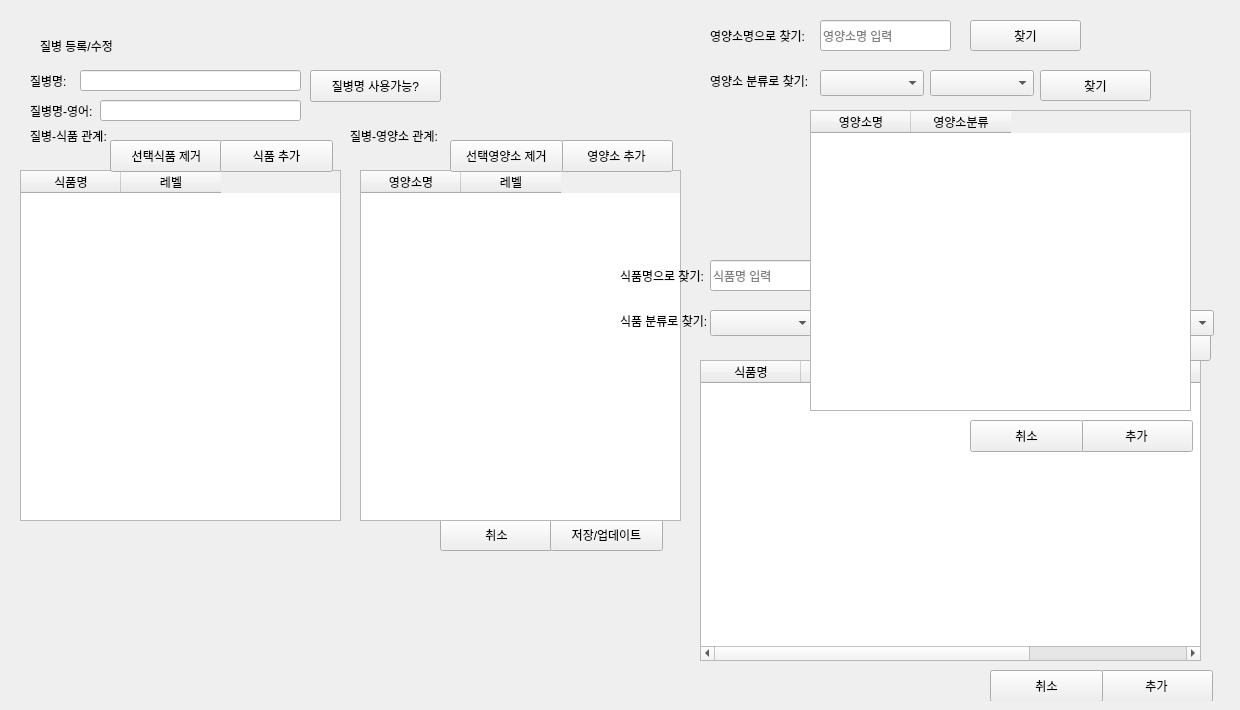
      <widget class="QWidget" name="page_data_dis_3_27">
       <widget class="QWidget" name="widget_41" native="true">
        <property name="geometry">
         <rect>
          <x>0</x>
          <y>0</y>
          <width>701</width>
          <height>571</height>
         </rect>
        </property>
        <widget class="QPushButton" name="btn_check_uniq_dis_name_27">
         <property name="geometry">
          <rect>
           <x>310</x>
           <y>70</y>
           <width>131</width>
           <height>32</height>
          </rect>
         </property>
         <property name="text">
          <string>질병명 사용가능?</string>
         </property>
        </widget>
        <widget class="QWidget" name="widget_42" native="true">
         <property name="geometry">
          <rect>
           <x>400</x>
           <y>489</y>
           <width>271</width>
           <height>71</height>
          </rect>
         </property>
         <widget class="QPushButton" name="btn_cancel_27">
          <property name="geometry">
           <rect>
            <x>40</x>
            <y>30</y>
            <width>113</width>
            <height>32</height>
           </rect>
          </property>
          <property name="text">
           <string>취소</string>
          </property>
         </widget>
         <widget class="QPushButton" name="btn_save_27">
          <property name="geometry">
           <rect>
            <x>150</x>
            <y>30</y>
            <width>113</width>
            <height>32</height>
           </rect>
          </property>
          <property name="text">
           <string>저장/업데이트</string>
          </property>
         </widget>
        </widget>
        <widget class="QLineEdit" name="lineEdit_dis__name_english_27">
         <property name="geometry">
          <rect>
           <x>100</x>
           <y>100</y>
           <width>201</width>
           <height>21</height>
          </rect>
         </property>
        </widget>
        <widget class="QLabel" name="label_33">
         <property name="geometry">
          <rect>
           <x>40</x>
           <y>30</y>
           <width>101</width>
           <height>31</height>
          </rect>
         </property>
         <property name="text">
          <string>질병 등록/수정</string>
         </property>
        </widget>
        <widget class="QLineEdit" name="lineEdit_dis_name_27">
         <property name="geometry">
          <rect>
           <x>80</x>
           <y>70</y>
           <width>221</width>
           <height>21</height>
          </rect>
         </property>
        </widget>
        <widget class="QLabel" name="label_168">
         <property name="geometry">
          <rect>
           <x>30</x>
           <y>100</y>
           <width>71</width>
           <height>21</height>
          </rect>
         </property>
         <property name="text">
          <string>질병명-영어:</string>
         </property>
        </widget>
        <widget class="QLabel" name="label_171">
         <property name="geometry">
          <rect>
           <x>30</x>
           <y>65</y>
           <width>60</width>
           <height>31</height>
          </rect>
         </property>
         <property name="text">
          <string>질병명:</string>
         </property>
        </widget>
        <widget class="QLabel" name="label_169">
         <property name="geometry">
          <rect>
           <x>30</x>
           <y>120</y>
           <width>161</width>
           <height>31</height>
          </rect>
         </property>
         <property name="text">
          <string>질병-식품 관계:</string>
         </property>
        </widget>
        <widget class="QLabel" name="label_170">
         <property name="geometry">
          <rect>
           <x>350</x>
           <y>120</y>
           <width>161</width>
           <height>31</height>
          </rect>
         </property>
         <property name="text">
          <string>질병-영양소 관계:</string>
         </property>
        </widget>
        <widget class="QWidget" name="widget_43" native="true">
         <property name="geometry">
          <rect>
           <x>10</x>
           <y>140</y>
           <width>371</width>
           <height>401</height>
          </rect>
         </property>
         <widget class="QTableWidget" name="tableWidget_dis_ing_27">
          <property name="geometry">
           <rect>
            <x>10</x>
            <y>30</y>
            <width>321</width>
            <height>351</height>
           </rect>
          </property>
          <column>
           <property name="text">
            <string>식품명</string>
           </property>
          </column>
          <column>
           <property name="text">
            <string>레벨</string>
           </property>
          </column>
         </widget>
         <widget class="QPushButton" name="btn_lookup_ing_27">
          <property name="geometry">
           <rect>
            <x>210</x>
            <y>0</y>
            <width>113</width>
            <height>32</height>
           </rect>
          </property>
          <property name="text">
           <string>식품 추가</string>
          </property>
         </widget>
         <widget class="QPushButton" name="btn_delete_selected_ings_27">
          <property name="geometry">
           <rect>
            <x>100</x>
            <y>0</y>
            <width>113</width>
            <height>32</height>
           </rect>
          </property>
          <property name="text">
           <string>선택식품 제거</string>
          </property>
         </widget>
         <zorder>tableWidget_dis_ing_27</zorder>
         <zorder>btn_delete_selected_ings_27</zorder>
         <zorder>btn_lookup_ing_27</zorder>
        </widget>
        <widget class="QWidget" name="widget_44" native="true">
         <property name="geometry">
          <rect>
           <x>350</x>
           <y>140</y>
           <width>371</width>
           <height>401</height>
          </rect>
         </property>
         <widget class="QTableWidget" name="tableWidget_dis_nut_27">
          <property name="geometry">
           <rect>
            <x>10</x>
            <y>30</y>
            <width>321</width>
            <height>351</height>
           </rect>
          </property>
          <column>
           <property name="text">
            <string>영양소명</string>
           </property>
          </column>
          <column>
           <property name="text">
            <string>레벨</string>
           </property>
          </column>
         </widget>
         <widget class="QPushButton" name="btn_lookup_nut_27">
          <property name="geometry">
           <rect>
            <x>210</x>
            <y>0</y>
            <width>113</width>
            <height>32</height>
           </rect>
          </property>
          <property name="text">
           <string>영양소 추가</string>
          </property>
         </widget>
         <widget class="QPushButton" name="btn_delete_selected_nuts_27">
          <property name="geometry">
           <rect>
            <x>100</x>
            <y>0</y>
            <width>113</width>
            <height>32</height>
           </rect>
          </property>
          <property name="text">
           <string>선택영양소 제거</string>
          </property>
         </widget>
        </widget>
        <zorder>widget_42</zorder>
        <zorder>label_33</zorder>
        <zorder>lineEdit_dis_name_27</zorder>
        <zorder>label_168</zorder>
        <zorder>label_171</zorder>
        <zorder>label_169</zorder>
        <zorder>label_170</zorder>
        <zorder>widget_43</zorder>
        <zorder>widget_44</zorder>
        <zorder>btn_check_uniq_dis_name_27</zorder>
        <zorder>lineEdit_dis__name_english_27</zorder>
       </widget>
       <widget class="QWidget" name="widget_popup_add_ing_27" native="true">
        <property name="enabled">
         <bool>true</bool>
        </property>
        <property name="geometry">
         <rect>
          <x>610</x>
          <y>250</y>
          <width>611</width>
          <height>451</height>
         </rect>
        </property>
        <widget class="QComboBox" name="comboBox_ing_category2_27">
         <property name="geometry">
          <rect>
           <x>200</x>
           <y>60</y>
           <width>104</width>
           <height>26</height>
          </rect>
         </property>
        </widget>
        <widget class="QComboBox" name="comboBox_ing_category1_27">
         <property name="geometry">
          <rect>
           <x>100</x>
           <y>60</y>
           <width>104</width>
           <height>26</height>
          </rect>
         </property>
         <property name="currentText">
          <string/>
         </property>
        </widget>
        <widget class="QLabel" name="label_160">
         <property name="geometry">
          <rect>
           <x>10</x>
           <y>50</y>
           <width>101</width>
           <height>41</height>
          </rect>
         </property>
         <property name="text">
          <string>식품 분류로 찾기:</string>
         </property>
        </widget>
        <widget class="QTableWidget" name="tableWidget_ing_candidates_27">
         <property name="geometry">
          <rect>
           <x>90</x>
           <y>110</y>
           <width>501</width>
           <height>301</height>
          </rect>
         </property>
         <column>
          <property name="text">
           <string>식품명</string>
          </property>
         </column>
         <column>
          <property name="text">
           <string>식품분류1</string>
          </property>
         </column>
         <column>
          <property name="text">
           <string>식품분류2</string>
          </property>
         </column>
         <column>
          <property name="text">
           <string>식품분류3</string>
          </property>
         </column>
         <column>
          <property name="text">
           <string>식품분류4</string>
          </property>
         </column>
         <column>
          <property name="text">
           <string>식품분류5</string>
          </property>
         </column>
        </widget>
        <widget class="QLineEdit" name="lineEdit_ing_name_27">
         <property name="geometry">
          <rect>
           <x>100</x>
           <y>10</y>
           <width>131</width>
           <height>31</height>
          </rect>
         </property>
         <property name="placeholderText">
          <string>식품명 입력</string>
         </property>
        </widget>
        <widget class="QPushButton" name="btn_findby_ing_category_27">
         <property name="geometry">
          <rect>
           <x>490</x>
           <y>80</y>
           <width>111</width>
           <height>31</height>
          </rect>
         </property>
         <property name="text">
          <string>찾기</string>
         </property>
        </widget>
        <widget class="QLabel" name="label_161">
         <property name="geometry">
          <rect>
           <x>10</x>
           <y>10</y>
           <width>101</width>
           <height>31</height>
          </rect>
         </property>
         <property name="text">
          <string>식품명으로 찾기:</string>
         </property>
        </widget>
        <widget class="QPushButton" name="btn_findby_ing_name_27">
         <property name="geometry">
          <rect>
           <x>230</x>
           <y>10</y>
           <width>111</width>
           <height>31</height>
          </rect>
         </property>
         <property name="text">
          <string>찾기</string>
         </property>
        </widget>
        <widget class="QPushButton" name="btn_add_selected_ing_27">
         <property name="geometry">
          <rect>
           <x>490</x>
           <y>420</y>
           <width>113</width>
           <height>32</height>
          </rect>
         </property>
         <property name="text">
          <string>추가</string>
         </property>
        </widget>
        <widget class="QComboBox" name="comboBox_ing_category3_27">
         <property name="geometry">
          <rect>
           <x>300</x>
           <y>60</y>
           <width>104</width>
           <height>26</height>
          </rect>
         </property>
        </widget>
        <widget class="QComboBox" name="comboBox_ing_category4_27">
         <property name="geometry">
          <rect>
           <x>400</x>
           <y>60</y>
           <width>104</width>
           <height>26</height>
          </rect>
         </property>
        </widget>
        <widget class="QComboBox" name="comboBox_ing_category5_27">
         <property name="geometry">
          <rect>
           <x>500</x>
           <y>60</y>
           <width>104</width>
           <height>26</height>
          </rect>
         </property>
        </widget>
        <widget class="QPushButton" name="btn_cancel_popup_ing_27">
         <property name="geometry">
          <rect>
           <x>380</x>
           <y>420</y>
           <width>113</width>
           <height>32</height>
          </rect>
         </property>
         <property name="text">
          <string>취소</string>
         </property>
        </widget>
       </widget>
       <widget class="QWidget" name="widget_popup_add_nut_27" native="true">
        <property name="enabled">
         <bool>true</bool>
        </property>
        <property name="geometry">
         <rect>
          <x>660</x>
          <y>10</y>
          <width>571</width>
          <height>451</height>
         </rect>
        </property>
        <widget class="QComboBox" name="comboBox_nut_category2_27">
         <property name="geometry">
          <rect>
           <x>270</x>
           <y>60</y>
           <width>104</width>
           <height>26</height>
          </rect>
         </property>
        </widget>
        <widget class="QComboBox" name="comboBox_nut_category1_27">
         <property name="geometry">
          <rect>
           <x>160</x>
           <y>60</y>
           <width>104</width>
           <height>26</height>
          </rect>
         </property>
         <property name="currentText">
          <string/>
         </property>
        </widget>
        <widget class="QLabel" name="label_157">
         <property name="geometry">
          <rect>
           <x>50</x>
           <y>50</y>
           <width>101</width>
           <height>41</height>
          </rect>
         </property>
         <property name="text">
          <string>영양소 분류로 찾기:</string>
         </property>
        </widget>
        <widget class="QTableWidget" name="tableWidget_nut_candidates_27">
         <property name="geometry">
          <rect>
           <x>150</x>
           <y>100</y>
           <width>381</width>
           <height>301</height>
          </rect>
         </property>
         <column>
          <property name="text">
           <string>영양소명</string>
          </property>
         </column>
         <column>
          <property name="text">
           <string>영양소분류</string>
          </property>
         </column>
        </widget>
        <widget class="QLineEdit" name="lineEdit_nut_name_27">
         <property name="geometry">
          <rect>
           <x>160</x>
           <y>10</y>
           <width>131</width>
           <height>31</height>
          </rect>
         </property>
         <property name="placeholderText">
          <string>영양소명 입력</string>
         </property>
        </widget>
        <widget class="QPushButton" name="btn_findby_nut_category_27">
         <property name="geometry">
          <rect>
           <x>380</x>
           <y>60</y>
           <width>111</width>
           <height>31</height>
          </rect>
         </property>
         <property name="text">
          <string>찾기</string>
         </property>
        </widget>
        <widget class="QLabel" name="label_159">
         <property name="geometry">
          <rect>
           <x>50</x>
           <y>10</y>
           <width>101</width>
           <height>31</height>
          </rect>
         </property>
         <property name="text">
          <string>영양소명으로 찾기:</string>
         </property>
        </widget>
        <widget class="QPushButton" name="btn_findby_nut_name_27">
         <property name="geometry">
          <rect>
           <x>310</x>
           <y>10</y>
           <width>111</width>
           <height>31</height>
          </rect>
         </property>
         <property name="text">
          <string>찾기</string>
         </property>
        </widget>
        <widget class="QPushButton" name="btn_add_selected_nut_27">
         <property name="geometry">
          <rect>
           <x>420</x>
           <y>410</y>
           <width>113</width>
           <height>32</height>
          </rect>
         </property>
         <property name="text">
          <string>추가</string>
         </property>
        </widget>
        <widget class="QPushButton" name="btn_cancel_popup_nut_27">
         <property name="geometry">
          <rect>
           <x>310</x>
           <y>410</y>
           <width>113</width>
           <height>32</height>
          </rect>
         </property>
         <property name="text">
          <string>취소</string>
         </property>
        </widget>
       </widget>
      </widget>
